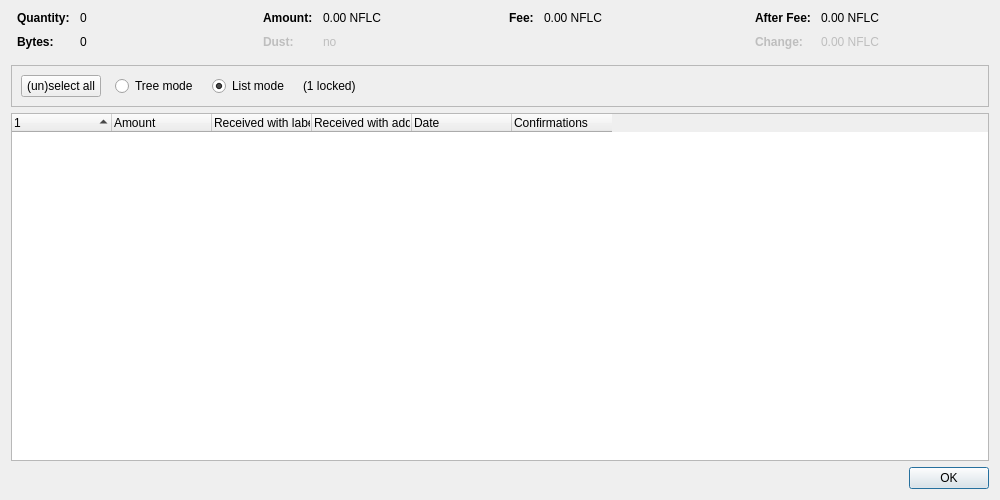
<?xml version="1.0" encoding="UTF-8"?>
<ui version="4.0">
 <class>CoinControlDialog</class>
 <widget class="QDialog" name="CoinControlDialog">
  <property name="geometry">
   <rect>
    <x>0</x>
    <y>0</y>
    <width>1000</width>
    <height>500</height>
   </rect>
  </property>
  <property name="windowTitle">
   <string>Coin Selection</string>
  </property>
  <layout class="QVBoxLayout" name="verticalLayout">
   <item>
    <layout class="QHBoxLayout" name="horizontalLayoutTop" stretch="0,0,0,0">
     <property name="topMargin">
      <number>0</number>
     </property>
     <property name="bottomMargin">
      <number>10</number>
     </property>
     <item>
      <layout class="QFormLayout" name="formLayoutCoinControl1">
       <property name="horizontalSpacing">
        <number>10</number>
       </property>
       <property name="verticalSpacing">
        <number>10</number>
       </property>
       <property name="leftMargin">
        <number>6</number>
       </property>
       <property name="rightMargin">
        <number>6</number>
       </property>
       <item row="0" column="0">
        <widget class="QLabel" name="labelCoinControlQuantityText">
         <property name="font">
          <font>
           <weight>75</weight>
           <bold>true</bold>
          </font>
         </property>
         <property name="text">
          <string>Quantity:</string>
         </property>
        </widget>
       </item>
       <item row="0" column="1">
        <widget class="QLabel" name="labelCoinControlQuantity">
         <property name="cursor">
          <cursorShape>IBeamCursor</cursorShape>
         </property>
         <property name="contextMenuPolicy">
          <enum>Qt::ActionsContextMenu</enum>
         </property>
         <property name="text">
          <string notr="true">0</string>
         </property>
         <property name="textInteractionFlags">
          <set>Qt::LinksAccessibleByMouse|Qt::TextSelectableByKeyboard|Qt::TextSelectableByMouse</set>
         </property>
        </widget>
       </item>
       <item row="1" column="0">
        <widget class="QLabel" name="labelCoinControlBytesText">
         <property name="font">
          <font>
           <weight>75</weight>
           <bold>true</bold>
          </font>
         </property>
         <property name="text">
          <string>Bytes:</string>
         </property>
        </widget>
       </item>
       <item row="1" column="1">
        <widget class="QLabel" name="labelCoinControlBytes">
         <property name="cursor">
          <cursorShape>IBeamCursor</cursorShape>
         </property>
         <property name="contextMenuPolicy">
          <enum>Qt::ActionsContextMenu</enum>
         </property>
         <property name="text">
          <string notr="true">0</string>
         </property>
         <property name="textInteractionFlags">
          <set>Qt::LinksAccessibleByMouse|Qt::TextSelectableByKeyboard|Qt::TextSelectableByMouse</set>
         </property>
        </widget>
       </item>
      </layout>
     </item>
     <item>
      <layout class="QFormLayout" name="formLayoutCoinControl2">
       <property name="horizontalSpacing">
        <number>10</number>
       </property>
       <property name="verticalSpacing">
        <number>10</number>
       </property>
       <property name="leftMargin">
        <number>6</number>
       </property>
       <property name="rightMargin">
        <number>6</number>
       </property>
       <item row="0" column="0">
        <widget class="QLabel" name="labelCoinControlAmountText">
         <property name="font">
          <font>
           <weight>75</weight>
           <bold>true</bold>
          </font>
         </property>
         <property name="text">
          <string>Amount:</string>
         </property>
        </widget>
       </item>
       <item row="0" column="1">
        <widget class="QLabel" name="labelCoinControlAmount">
         <property name="cursor">
          <cursorShape>IBeamCursor</cursorShape>
         </property>
         <property name="contextMenuPolicy">
          <enum>Qt::ActionsContextMenu</enum>
         </property>
         <property name="text">
          <string notr="true">0.00 NFLC</string>
         </property>
         <property name="textInteractionFlags">
          <set>Qt::LinksAccessibleByMouse|Qt::TextSelectableByKeyboard|Qt::TextSelectableByMouse</set>
         </property>
        </widget>
       </item>
       <item row="1" column="0">
        <widget class="QLabel" name="labelCoinControlLowOutputText">
         <property name="enabled">
          <bool>false</bool>
         </property>
         <property name="font">
          <font>
           <weight>75</weight>
           <bold>true</bold>
          </font>
         </property>
         <property name="text">
          <string>Dust:</string>
         </property>
        </widget>
       </item>
       <item row="1" column="1">
        <widget class="QLabel" name="labelCoinControlLowOutput">
         <property name="enabled">
          <bool>false</bool>
         </property>
         <property name="cursor">
          <cursorShape>IBeamCursor</cursorShape>
         </property>
         <property name="contextMenuPolicy">
          <enum>Qt::ActionsContextMenu</enum>
         </property>
         <property name="text">
          <string notr="true">no</string>
         </property>
         <property name="textInteractionFlags">
          <set>Qt::LinksAccessibleByMouse|Qt::TextSelectableByKeyboard|Qt::TextSelectableByMouse</set>
         </property>
        </widget>
       </item>
      </layout>
     </item>
     <item>
      <layout class="QFormLayout" name="formLayoutCoinControl3">
       <property name="horizontalSpacing">
        <number>10</number>
       </property>
       <property name="verticalSpacing">
        <number>10</number>
       </property>
       <property name="leftMargin">
        <number>6</number>
       </property>
       <property name="rightMargin">
        <number>6</number>
       </property>
       <item row="0" column="0">
        <widget class="QLabel" name="labelCoinControlFeeText">
         <property name="font">
          <font>
           <weight>75</weight>
           <bold>true</bold>
          </font>
         </property>
         <property name="text">
          <string>Fee:</string>
         </property>
        </widget>
       </item>
       <item row="0" column="1">
        <widget class="QLabel" name="labelCoinControlFee">
         <property name="cursor">
          <cursorShape>IBeamCursor</cursorShape>
         </property>
         <property name="contextMenuPolicy">
          <enum>Qt::ActionsContextMenu</enum>
         </property>
         <property name="text">
          <string notr="true">0.00 NFLC</string>
         </property>
         <property name="textInteractionFlags">
          <set>Qt::LinksAccessibleByMouse|Qt::TextSelectableByKeyboard|Qt::TextSelectableByMouse</set>
         </property>
        </widget>
       </item>
      </layout>
     </item>
     <item>
      <layout class="QFormLayout" name="formLayoutCoinControl4">
       <property name="horizontalSpacing">
        <number>10</number>
       </property>
       <property name="verticalSpacing">
        <number>10</number>
       </property>
       <property name="leftMargin">
        <number>6</number>
       </property>
       <property name="rightMargin">
        <number>6</number>
       </property>
       <item row="0" column="0">
        <widget class="QLabel" name="labelCoinControlAfterFeeText">
         <property name="font">
          <font>
           <weight>75</weight>
           <bold>true</bold>
          </font>
         </property>
         <property name="text">
          <string>After Fee:</string>
         </property>
        </widget>
       </item>
       <item row="0" column="1">
        <widget class="QLabel" name="labelCoinControlAfterFee">
         <property name="cursor">
          <cursorShape>IBeamCursor</cursorShape>
         </property>
         <property name="contextMenuPolicy">
          <enum>Qt::ActionsContextMenu</enum>
         </property>
         <property name="text">
          <string notr="true">0.00 NFLC</string>
         </property>
         <property name="textInteractionFlags">
          <set>Qt::LinksAccessibleByMouse|Qt::TextSelectableByKeyboard|Qt::TextSelectableByMouse</set>
         </property>
        </widget>
       </item>
       <item row="1" column="0">
        <widget class="QLabel" name="labelCoinControlChangeText">
         <property name="enabled">
          <bool>false</bool>
         </property>
         <property name="font">
          <font>
           <weight>75</weight>
           <bold>true</bold>
          </font>
         </property>
         <property name="text">
          <string>Change:</string>
         </property>
        </widget>
       </item>
       <item row="1" column="1">
        <widget class="QLabel" name="labelCoinControlChange">
         <property name="enabled">
          <bool>false</bool>
         </property>
         <property name="cursor">
          <cursorShape>IBeamCursor</cursorShape>
         </property>
         <property name="contextMenuPolicy">
          <enum>Qt::ActionsContextMenu</enum>
         </property>
         <property name="text">
          <string notr="true">0.00 NFLC</string>
         </property>
         <property name="textInteractionFlags">
          <set>Qt::LinksAccessibleByMouse|Qt::TextSelectableByKeyboard|Qt::TextSelectableByMouse</set>
         </property>
        </widget>
       </item>
      </layout>
     </item>
    </layout>
   </item>
   <item>
    <widget class="QFrame" name="frame">
     <property name="minimumSize">
      <size>
       <width>0</width>
       <height>40</height>
      </size>
     </property>
     <property name="frameShape">
      <enum>QFrame::StyledPanel</enum>
     </property>
     <property name="frameShadow">
      <enum>QFrame::Sunken</enum>
     </property>
     <layout class="QHBoxLayout" name="horizontalLayout">
      <item>
       <layout class="QHBoxLayout" name="horizontalLayoutPanel" stretch="0,0,0,0,0">
        <property name="spacing">
         <number>14</number>
        </property>
        <item>
         <widget class="QPushButton" name="pushButtonSelectAll">
          <property name="sizePolicy">
           <sizepolicy hsizetype="Maximum" vsizetype="Fixed">
            <horstretch>0</horstretch>
            <verstretch>0</verstretch>
           </sizepolicy>
          </property>
          <property name="text">
           <string>(un)select all</string>
          </property>
          <property name="autoDefault">
           <bool>false</bool>
          </property>
         </widget>
        </item>
        <item>
         <widget class="QRadioButton" name="radioTreeMode">
          <property name="sizePolicy">
           <sizepolicy hsizetype="Maximum" vsizetype="Fixed">
            <horstretch>0</horstretch>
            <verstretch>0</verstretch>
           </sizepolicy>
          </property>
          <property name="text">
           <string>Tree mode</string>
          </property>
         </widget>
        </item>
        <item>
         <widget class="QRadioButton" name="radioListMode">
          <property name="sizePolicy">
           <sizepolicy hsizetype="Maximum" vsizetype="Fixed">
            <horstretch>0</horstretch>
            <verstretch>0</verstretch>
           </sizepolicy>
          </property>
          <property name="text">
           <string>List mode</string>
          </property>
          <property name="checked">
           <bool>true</bool>
          </property>
         </widget>
        </item>
        <item>
         <widget class="QLabel" name="labelLocked">
          <property name="text">
           <string notr="true">(1 locked)</string>
          </property>
         </widget>
        </item>
        <item>
         <spacer name="horizontalSpacer">
          <property name="orientation">
           <enum>Qt::Horizontal</enum>
          </property>
          <property name="sizeHint" stdset="0">
           <size>
            <width>40</width>
            <height>20</height>
           </size>
          </property>
         </spacer>
        </item>
       </layout>
      </item>
     </layout>
    </widget>
   </item>
   <item>
    <widget class="CoinControlTreeWidget" name="treeWidget">
     <property name="contextMenuPolicy">
      <enum>Qt::CustomContextMenu</enum>
     </property>
     <property name="sortingEnabled">
      <bool>false</bool>
     </property>
     <property name="columnCount">
      <number>6</number>
     </property>
     <attribute name="headerShowSortIndicator" stdset="0">
      <bool>true</bool>
     </attribute>
     <attribute name="headerStretchLastSection">
      <bool>false</bool>
     </attribute>
     <column>
      <property name="text">
       <string/>
      </property>
     </column>
     <column>
      <property name="text">
       <string>Amount</string>
      </property>
     </column>
     <column>
      <property name="text">
       <string>Received with label</string>
      </property>
     </column>
     <column>
      <property name="text">
       <string>Received with address</string>
      </property>
     </column>
     <column>
      <property name="text">
       <string>Date</string>
      </property>
     </column>
     <column>
      <property name="text">
       <string>Confirmations</string>
      </property>
      <property name="toolTip">
       <string>Confirmed</string>
      </property>
     </column>
     <column>
      <property name="text">
       <string/>
      </property>
     </column>
     <column>
      <property name="text">
       <string/>
      </property>
     </column>
     <column>
      <property name="text">
       <string/>
      </property>
     </column>
     <column>
      <property name="text">
       <string/>
      </property>
     </column>
    </widget>
   </item>
   <item>
    <widget class="QDialogButtonBox" name="buttonBox">
     <property name="orientation">
      <enum>Qt::Horizontal</enum>
     </property>
     <property name="standardButtons">
      <set>QDialogButtonBox::Ok</set>
     </property>
    </widget>
   </item>
  </layout>
 </widget>
 <customwidgets>
  <customwidget>
   <class>CoinControlTreeWidget</class>
   <extends>QTreeWidget</extends>
   <header>qt/coincontroltreewidget.h</header>
  </customwidget>
 </customwidgets>
 <resources/>
 <connections/>
</ui>
